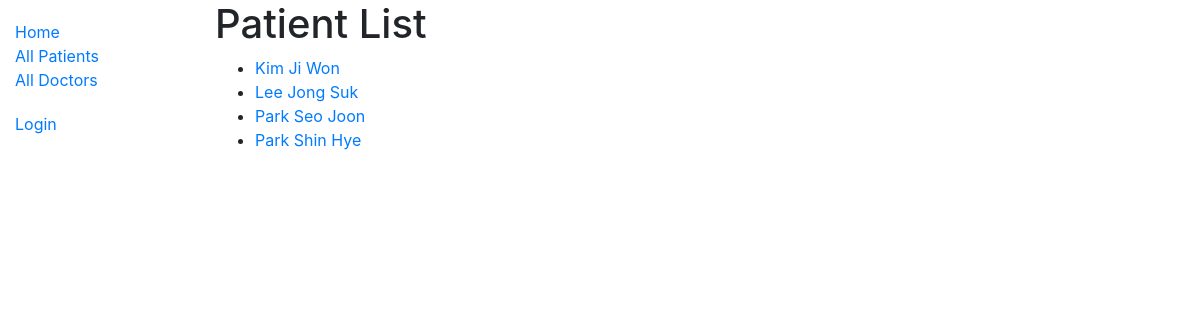
Before: /catalog/patients/ with the older database file.
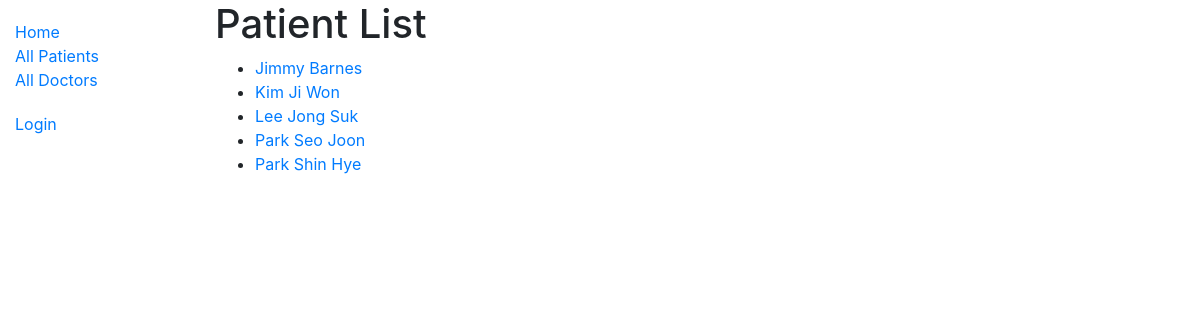
After: the same page with the newer database file.
### catalog/models.py (models this page shows, shortened)
class Patient(models.Model):
    GENDER_CHOICES = [('M', 'Male'), ('F', 'Female')]
    ssn = models.IntegerField('SSN', blank=False, primary_key=True)
    first_name = models.CharField('First Name', max_length=50)
    last_name = models.CharField('Last Name', max_length=50)
    gender = models.CharField(max_length=1, choices=GENDER_CHOICES)
    class Meta:
        ordering = ['first_name', 'last_name']
    def get_absolute_url(self):
        return reverse('patient-detail', args=[str(self.ssn)])

### catalog/views.py (the view)
# urls.py: path('patients/', views.PatientListView.as_view(), name='patients'),
class PatientListView(generic.ListView):
    model = Patient
    paginate_by = 10

### catalog/templates/catalog/patient_list.html
{% extends "base.html" %}
{% block content %}
  <h1>Patient List</h1>
  {% if patient_list %}
  <ul>
    {% for patient in patient_list %}
      <li>
        <a href="{{ patient.get_absolute_url }}">{{ patient.first_name }} {{ patient.last_name}}</a>
      </li>
    {% endfor %}
  </ul>
  {% else %}
    <p>There are no patients.</p>
  {% endif %}
{% endblock %}

### catalog/templates/base.html (shortened to what this page needs)
<!DOCTYPE html>
<html lang="en">
<head>
  <link rel="stylesheet" href="https://stackpath.bootstrapcdn.com/bootstrap/4.1.3/css/bootstrap.min.css">
  {% load static %}
  <link rel="stylesheet" href="{% static 'css/styles.css' %}">
</head>
<body>
  <div class="container-fluid">
    <div class="row">
      <div class="col-sm-2">
      {% block sidebar %}
        <ul class="sidebar-nav">
          <li><a href="{% url 'index' %}">Home</a></li>
          <li><a href="{% url 'patients' %}">All Patients</a></li>
          <li><a href="{% url 'doctors' %}">All Doctors</a></li>
        </ul>
     {% endblock %}
        <ul class="sidebar-nav">
         {% if user.is_authenticated %}
           <li>User: {{ user.get_username }}</li>
           <li><a href="{% url 'logout'%}?next={{request.path}}">Logout</a></li>
         {% else %}
            <li><a href="{% url 'login'%}?next={{request.path}}">Login</a></li>
          {% endif %}
         </ul>
      </div>
      <div class="col-sm-10 ">{% block content %}{% endblock %}
      </div>
    </div>
  </div>
</body>
</html>

### catalog/static/styles.css (style rules this page uses)
.sidebar-nav { margin-top: 20px; padding: 0; list-style: none; }

Changed rows visible on the page:
added Patient: first_name "Jimmy", last_name "Barnes"
